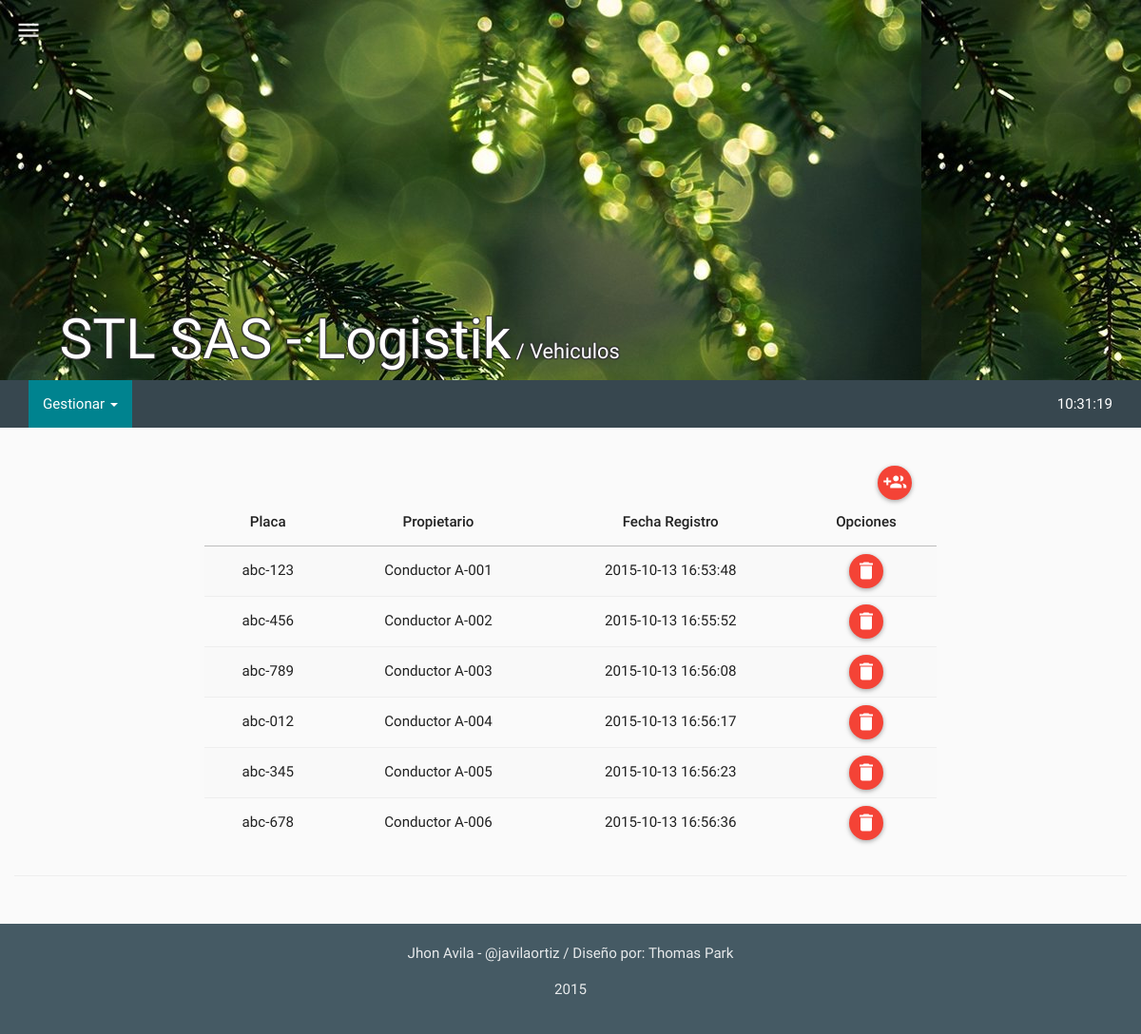
The app's page /mods/vehiculos/vehiculos.php (signed in) with its own data.
### tables this page shows
CREATE TABLE IF NOT EXISTS `tbl_vehiculos` (
  `ve_id` int(11) NOT NULL,
  `ve_tipo_vehiculo` int(11) NOT NULL,
  `ve_modelo` int(11) NOT NULL,
  `ve_marca` varchar(40) NOT NULL,
  `ve_color` varchar(40) NOT NULL,
  `ve_nro_motor` varchar(30) NOT NULL,
  `ve_nro_chasis` varchar(30) NOT NULL,
  `ve_soat` varchar(60) NOT NULL,
  `ve_soat_nro` varchar(60) NOT NULL,
  `ve_soat_vence` date NOT NULL,
  `ve_tecno` varchar(60) NOT NULL,
  `ve_tecno_vence` date NOT NULL,
  `ve_empresa` varchar(60) NOT NULL,
  `ve_empresa_telefono` varchar(60) NOT NULL,
  `ve_placa` varchar(10) NOT NULL,
  `ve_remolque_tipo` varchar(30) NOT NULL,
  `ve_remolque_color` varchar(20) NOT NULL,
  `ve_remolque_marca` varchar(60) NOT NULL,
  `ve_pe_id` int(11) NOT NULL,
  `ve_timestamp` timestamp NOT NULL DEFAULT CURRENT_TIMESTAMP ON UPDATE CURRENT_TIMESTAMP,
  `ve_capacidad_m3` float NOT NULL,
  `ve_tipo_llanta_traccion` varchar(60) NOT NULL,
  `ve_tipo_llanta_direccional` varchar(60) NOT NULL,
  `ve_linea` varchar(60) NOT NULL,
  `ve_created` int(11) NOT NULL,
  `ve_estado` int(11) NOT NULL
);

CREATE TABLE IF NOT EXISTS `tbl_personas` (
  `pe_id` int(11) NOT NULL,
  `pe_nombre` varchar(60) NOT NULL,
  `pe_tel` varchar(60) NOT NULL,
  `pe_cedula` varchar(20) NOT NULL,
  `pe_licencia` varchar(60) NOT NULL,
  `pe_licencia_vigencia` date NOT NULL,
  `pe_dir` varchar(80) NOT NULL,
  `pe_cel` varchar(60) NOT NULL,
  `pe_tipo` int(11) NOT NULL COMMENT '1="propietario" 2="conductor" 3="ambas"',
  `pe_ve_id` int(11) NOT NULL,
  `pe_f1` int(15) NOT NULL,
  `pe_f2` int(15) NOT NULL,
  `pe_f3` int(15) NOT NULL,
  `pe_timestamp` timestamp NOT NULL DEFAULT CURRENT_TIMESTAMP ON UPDATE CURRENT_TIMESTAMP,
  `pe_created` int(11) NOT NULL,
  `pe_estado` int(11) NOT NULL
);

### php/vehiculos.php (the view, shortened to what this page needs)
<?php
class vehiculos{
  function get_vehiculos(){
    $rt = new route();
    if(isset($_SESSION["ses_id"])){
      $qry='SELECT * FROM tbl_vehiculos AS V
            INNER JOIN tbl_personas AS P ON P.pe_ve_id = V.ve_id
            WHERE V.ve_estado=1;';
      $res = mysql_query($qry);
      $item =" ";
      $script ="<script>$(document).ready(function(){";
      while($row_res = mysql_fetch_assoc($res)) {
        $item.='
              <tr>
                <td>'.$row_res["ve_placa"].'</td>
                <td>'.$row_res["pe_nombre"].'</td>
                <td>'.$row_res["ve_timestamp"].'</td>
                <td>
                  <div id="del-button" onClick="borrar_usuario('.$row_res["ve_id"].', this)" class="btn btn-floating-mini btn-danger" title="Borrar"><i class="md md-delete"></i> </div>
                </td>
              </tr>
        ';
        $script.='';
      }
      $script.='});</script>';
    }
    else{$rt->routing($rt->path("login"));}
    $html='
          <table class="table table-striped table-hover ">
            <thead>
              <tr>
                <th>Placa</th>
                <th>Propietario</th>
                <th>Fecha Registro</th>
                <th>Opciones</th>
              </tr>
            </thead>
            <tbody>
              '.$item.'
            </tbody>
          </table>
    ';
    return $script.$html;
  }
}
?>

### records on screen
tbl_vehiculos: ve_placa "abc-123", tbl_personas.pe_nombre "Conductor A-001", ve_timestamp "2015-10-13 16:53:48"
tbl_vehiculos: ve_placa "abc-456", tbl_personas.pe_nombre "Conductor A-002", ve_timestamp "2015-10-13 16:55:52"
tbl_vehiculos: ve_placa "abc-789", tbl_personas.pe_nombre "Conductor A-003", ve_timestamp "2015-10-13 16:56:08"
tbl_vehiculos: ve_placa "abc-012", tbl_personas.pe_nombre "Conductor A-004", ve_timestamp "2015-10-13 16:56:17"
tbl_vehiculos: ve_placa "abc-345", tbl_personas.pe_nombre "Conductor A-005", ve_timestamp "2015-10-13 16:56:23"
tbl_vehiculos: ve_placa "abc-678", tbl_personas.pe_nombre "Conductor A-006", ve_timestamp "2015-10-13 16:56:36"

### other values on screen
$html_snippet->app_name("001", " / Vehiculos") "STL SAS - Logistik"
$a "/ Vehiculos"
